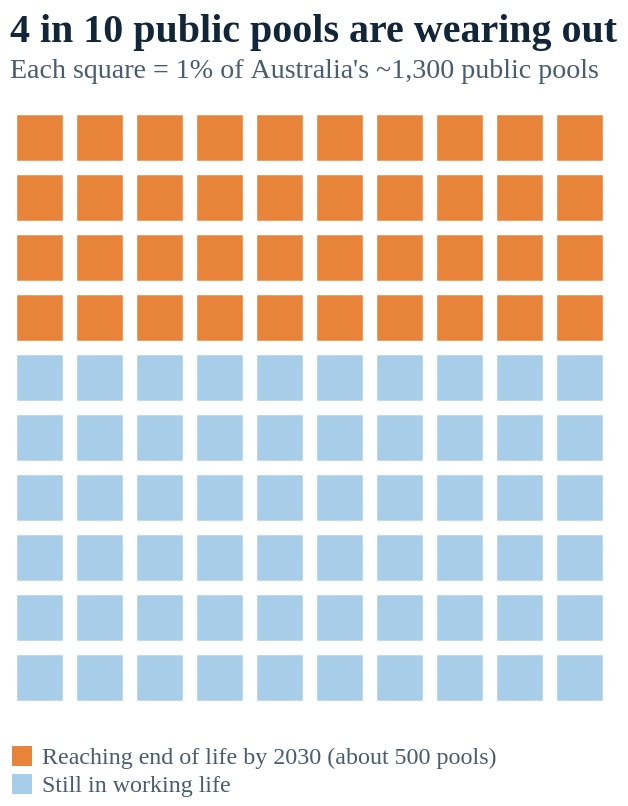

The Vega-Lite source for this figure:
### Vega-Lite specification from a JSON file in a GitHub repository (floating-point values rounded to 4 significant figures)
{"$schema": "https://vega.github.io/schema/vega-lite/v5.json", "description": "Chart 10. Waffle chart: of every 100 public pools, 40 reach the end of their working life this decade.", "title": {"text": "4 in 10 public pools are wearing out", "subtitle": "Each square = 1% of Australia's ~1,300 public pools"}, "width": 300, "height": 300, "data": {"sequence": {"start": 0, "stop": 100, "as": "i"}}, "transform": [{"calculate": "datum.i % 10", "as": "col"}, {"calculate": "floor(datum.i / 10)", "as": "row"}, {"calculate": "datum.i < 40 ? 'Reaching end of life by 2030 (about 500 pools)' : 'Still in working life'", "as": "Status"}], "mark": {"type": "square", "size": 520, "opacity": 1}, "encoding": {"x": {"field": "col", "type": "ordinal", "axis": null}, "y": {"field": "row", "type": "ordinal", "axis": null}, "color": {"field": "Status", "type": "nominal", "title": null, "scale": {"domain": ["Reaching end of life by 2030 (about 500 pools)", "Still in working life"], "range": ["#e8833a", "#a8cde9"]}, "legend": {"orient": "bottom", "direction": "vertical", "labelLimit": 320}}, "tooltip": [{"field": "Status"}]}, "config": {"view": {"stroke": null}, "font": "Public Sans", "title": {"font": "Fraunces", "fontSize": 20, "fontWeight": 800, "color": "#12263a", "subtitleFontSize": 14, "subtitleColor": "#4a5d6e", "anchor": "start", "offset": 12}, "axis": {"labelFontSize": 12, "titleFontSize": 12, "labelColor": "#4a5d6e", "titleColor": "#4a5d6e", "domainColor": "#c3d1db", "tickColor": "#c3d1db", "gridColor": "#e6edf2", "labelLimit": 300}, "legend": {"labelFontSize": 12, "titleFontSize": 12, "titleColor": "#4a5d6e", "labelColor": "#4a5d6e", "labelLimit": 400}, "header": {"labelFontSize": 13, "labelFont": "Public Sans", "labelFontWeight": 600, "labelColor": "#12263a", "titleFontSize": 0}}}
